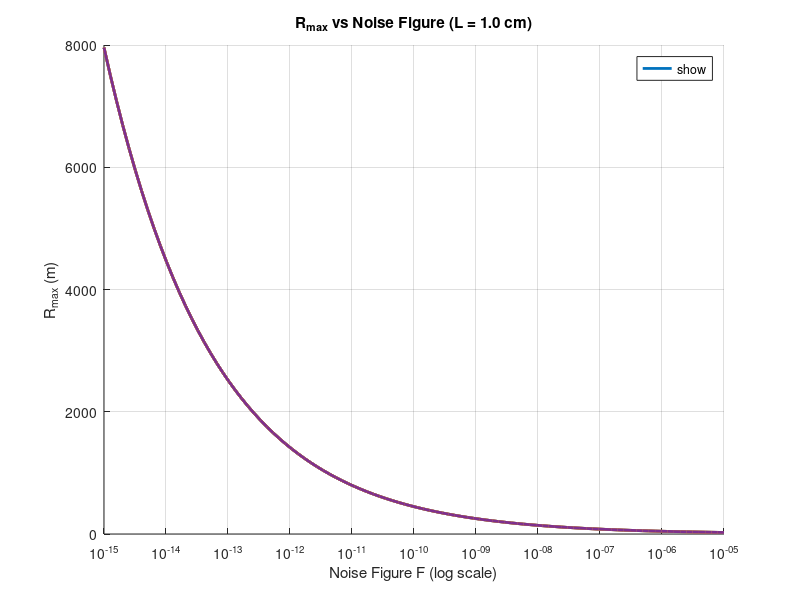
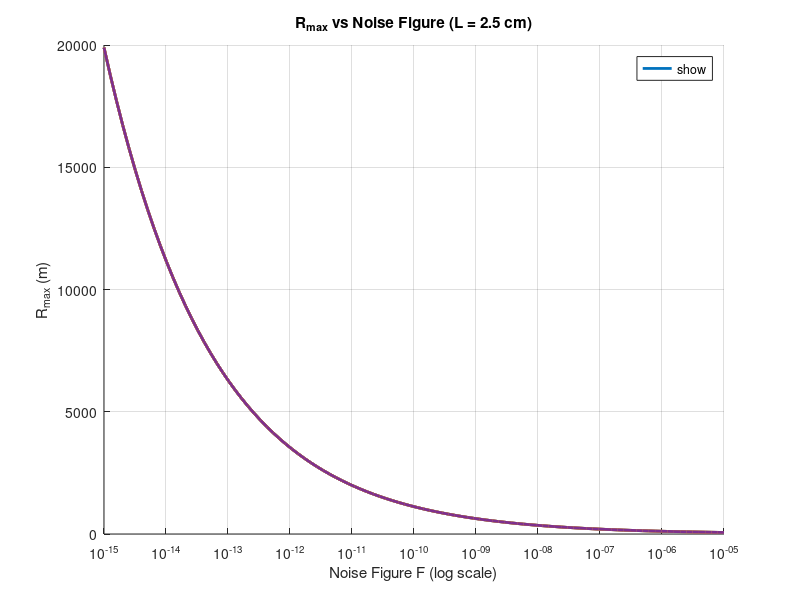
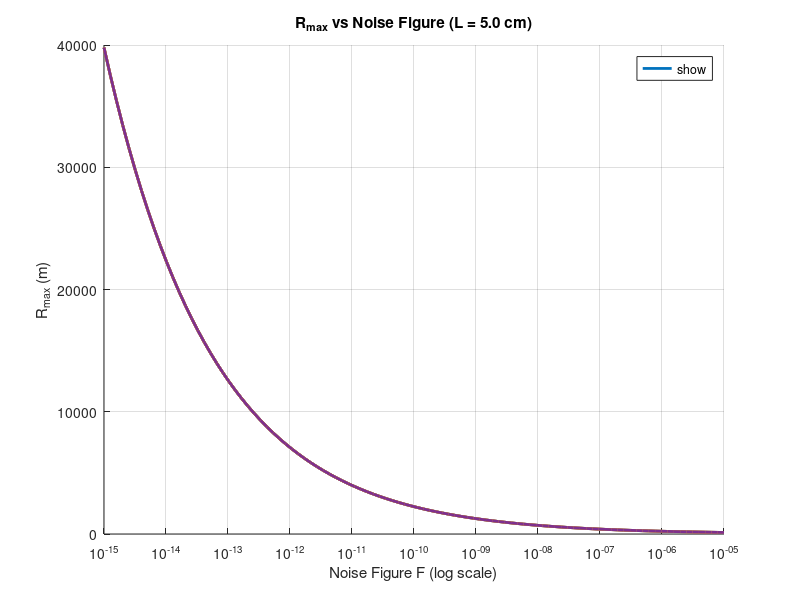
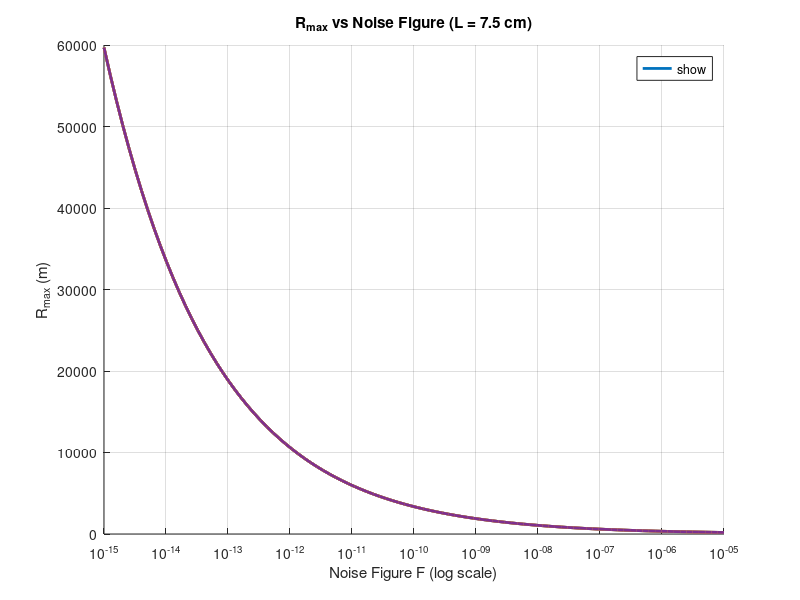

Reproduce these figures in MATLAB, in order.
clc; clear; close all;

% Given parameters
Pt = 5;             % Transmitted power (W)
G = 13;               % Antenna gain (linear)
k = 1.38e-23;         % Boltzmann's constant (J/K)
T0 = 290;             % Standard temperature (K)
B = 10e6;              % Bandwidth (Hz)
SNR0 = 10e5;            % Required SNR (linear)

% Debris sizes (L) in meters
L_values = [1, 2.5, 5, 7.5, 10] * 1e-2; % Convert cm to meters

% Wavelengths for given frequencies
freq_values = [5.8e9, 10e9, 32e9, 70e9]; % Frequencies in Hz
lambda_values = 3e8 ./ freq_values; % Convert to meters

% Logarithmic range of noise figure F
F = logspace(-15, -5, 100); % 100 points from 10^-15 to 10^-5

% Colors for different lambda values
colors = lines(length(lambda_values));

% Generate plots for each debris size L
for idx = 1:length(L_values)
    L = L_values(idx);
    
    figure; hold on; grid on;
    title(sprintf('R_{max} vs Noise Figure (L = %.1f cm)', L*100));
    xlabel('Noise Figure F (log scale)');
    ylabel('R_{max} (m)');
    set(gca, 'XScale', 'log'); % Set x-axis to log scale
    
    for j = 1:length(lambda_values)
        lambda = lambda_values(j);
        
        % Compute sigma using the given formula
        sigma = (12 * pi * L^4) / lambda^2;
        
        % Compute R_max using the given formula
        R_max = ((Pt * G^2 * lambda^2 * sigma) ./ ((4 * pi)^3 * k * T0 * B * SNR0 .* F)).^(1/4);
        
        % Plot results
        plot(F, R_max, 'Color', colors(j, :), 'LineWidth', 2, ...
            'DisplayName', sprintf('\\lambda = %.1f GHz', freq_values(j)/1e9));
    end
    
    legend('show', 'Location', 'best');
end
